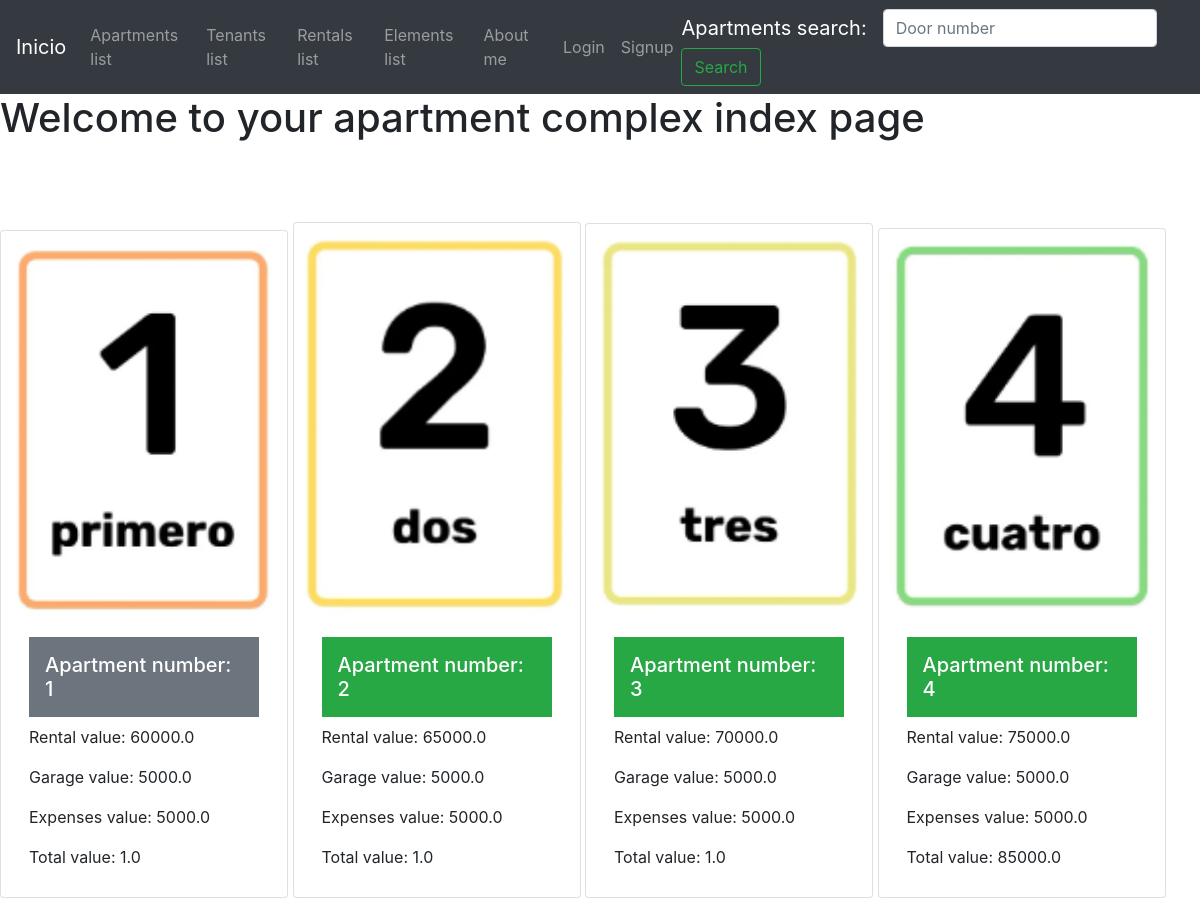
The page / on the database its author committed.
### apartments/models.py (models this page shows, shortened)
class Apartment(models.Model):
    door_number=models.CharField(max_length=10, null=False, blank=False)
    rental_value=models.FloatField()
    garage_value=models.FloatField()
    expenses_value=models.FloatField()
    total_value = computed_property.ComputedFloatField(compute_from='calculate_total_value')
    is_available=models.BooleanField(default=True)
    apartment_picture = models.ImageField(upload_to='apartment_images', null=True, blank=True)
    def calculate_total_value(self)-> float:
        return self.rental_value + self.garage_value + self.expenses_value

### real_estate_management/views.py (the view)
# urls.py: path('', index, name='index'),
def index(request):
    all_apartments = Apartment.objects.all()
    context = {
        'apartments':all_apartments,
    }
    return render(request, 'index.html', context=context)

### templates/index.html (shortened to what this page needs)
{% extends 'base.html' %}
{% block content %}
    <h1>Welcome to your apartment complex index page</h1>
    <br>
    <br><br>
    {% for apartment in apartments %}
    <div class="card d-inline-flex p-2" style="width: 18rem;">
        <img src="{{apartment.apartment_picture.url}}" class="card-img-top">
        <div class="card-body">
        {% if apartment.is_available %}
            <h5 class="card-title  p-3 mb-2 bg-success text-white">Apartment number: {{apartment.door_number}}</h5>
        {% else %}
            <h5 class="card-title  p-3 mb-2 bg-secondary text-white">Apartment number: {{apartment.door_number}}</h5>
        {% endif %}
        <p class="card-text">Rental value: {{apartment.rental_value}}</p>
        <p class="card-text">Garage value: {{apartment.garage_value}}</p>
        <p class="card-text">Expenses value: {{apartment.expenses_value}}</p>
        <p class="card-text">Total value: {{apartment.total_value}}</p>
    </div>
    </div>
    {% endfor %}
{% endblock %}

### rows shown on the page
Apartment: apartment_picture (picture), door_number "1", rental_value "60000.0", garage_value "5000.0", expenses_value "5000.0", total_value "1.0"
Apartment: apartment_picture (picture), door_number "2", rental_value "65000.0", garage_value "5000.0", expenses_value "5000.0", total_value "1.0"
Apartment: apartment_picture (picture), door_number "3", rental_value "70000.0", garage_value "5000.0", expenses_value "5000.0", total_value "1.0"
Apartment: apartment_picture (picture), door_number "4", rental_value "75000.0", garage_value "5000.0", expenses_value "5000.0", total_value "85000.0"
